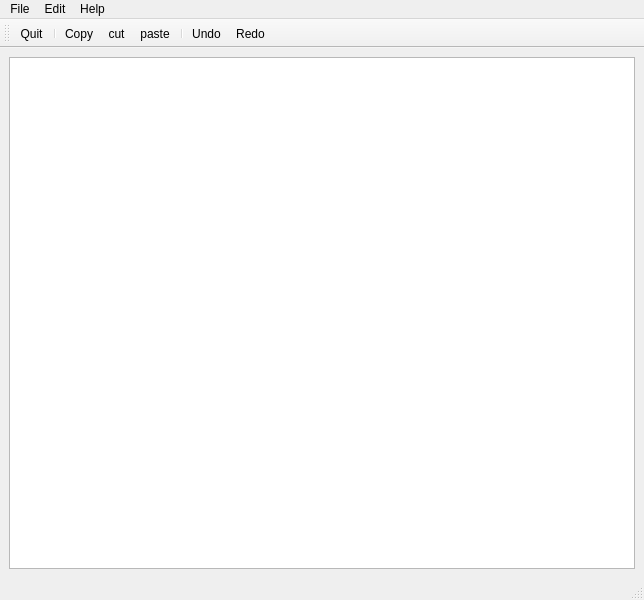
<?xml version="1.0" encoding="UTF-8"?>
<ui version="4.0">
 <class>MainWindow</class>
 <widget class="QMainWindow" name="MainWindow">
  <property name="geometry">
   <rect>
    <x>0</x>
    <y>0</y>
    <width>644</width>
    <height>600</height>
   </rect>
  </property>
  <property name="windowTitle">
   <string>MainWindow</string>
  </property>
  <widget class="QWidget" name="centralwidget">
   <layout class="QVBoxLayout" name="verticalLayout">
    <item>
     <widget class="QTextEdit" name="inpu_textEdit"/>
    </item>
   </layout>
  </widget>
  <widget class="QMenuBar" name="menubar">
   <property name="geometry">
    <rect>
     <x>0</x>
     <y>0</y>
     <width>644</width>
     <height>33</height>
    </rect>
   </property>
   <widget class="QMenu" name="menuFile">
    <property name="title">
     <string>File</string>
    </property>
    <addaction name="actionCopy"/>
    <addaction name="actionQuit"/>
   </widget>
   <widget class="QMenu" name="menuEdit">
    <property name="title">
     <string>Edit</string>
    </property>
    <addaction name="actionCopy"/>
    <addaction name="actioncut"/>
    <addaction name="actionpaste"/>
    <addaction name="separator"/>
    <addaction name="actionUndo"/>
    <addaction name="actionRedo"/>
   </widget>
   <widget class="QMenu" name="menuHelp">
    <property name="title">
     <string>Help</string>
    </property>
    <addaction name="actionAbout"/>
    <addaction name="actionAbout_Qt"/>
   </widget>
   <addaction name="menuFile"/>
   <addaction name="menuEdit"/>
   <addaction name="menuHelp"/>
  </widget>
  <widget class="QStatusBar" name="statusbar"/>
  <widget class="QToolBar" name="toolBar">
   <property name="windowTitle">
    <string>toolBar</string>
   </property>
   <attribute name="toolBarArea">
    <enum>TopToolBarArea</enum>
   </attribute>
   <attribute name="toolBarBreak">
    <bool>false</bool>
   </attribute>
   <addaction name="actionQuit"/>
   <addaction name="separator"/>
   <addaction name="actionCopy"/>
   <addaction name="actioncut"/>
   <addaction name="actionpaste"/>
   <addaction name="separator"/>
   <addaction name="actionUndo"/>
   <addaction name="actionRedo"/>
  </widget>
  <action name="actionQuit">
   <property name="icon">
    <iconset resource="resource.qrc">
     <normaloff>:/Images/remove.png</normaloff>:/Images/remove.png</iconset>
   </property>
   <property name="text">
    <string>Quit</string>
   </property>
  </action>
  <action name="actionCopy">
   <property name="icon">
    <iconset resource="resource.qrc">
     <normaloff>:/Images/copy.png</normaloff>:/Images/copy.png</iconset>
   </property>
   <property name="text">
    <string>Copy</string>
   </property>
  </action>
  <action name="actioncut">
   <property name="icon">
    <iconset resource="resource.qrc">
     <normaloff>:/Images/cut.png</normaloff>:/Images/cut.png</iconset>
   </property>
   <property name="text">
    <string>cut</string>
   </property>
  </action>
  <action name="actionpaste">
   <property name="icon">
    <iconset resource="resource.qrc">
     <normaloff>:/Images/paste.png</normaloff>:/Images/paste.png</iconset>
   </property>
   <property name="text">
    <string>paste</string>
   </property>
  </action>
  <action name="actionUndo">
   <property name="icon">
    <iconset resource="resource.qrc">
     <normaloff>:/Images/undo-circular-arrow.png</normaloff>:/Images/undo-circular-arrow.png</iconset>
   </property>
   <property name="text">
    <string>Undo</string>
   </property>
  </action>
  <action name="actionRedo">
   <property name="icon">
    <iconset resource="resource.qrc">
     <normaloff>:/Images/redo-arrow-symbol.png</normaloff>:/Images/redo-arrow-symbol.png</iconset>
   </property>
   <property name="text">
    <string>Redo</string>
   </property>
  </action>
  <action name="actionAbout">
   <property name="icon">
    <iconset resource="resource.qrc">
     <normaloff>:/Images/information-button.png</normaloff>:/Images/information-button.png</iconset>
   </property>
   <property name="text">
    <string>About</string>
   </property>
  </action>
  <action name="actionAbout_Qt">
   <property name="icon">
    <iconset resource="resource.qrc">
     <normaloff>:/Images/about.png</normaloff>:/Images/about.png</iconset>
   </property>
   <property name="text">
    <string>About Qt</string>
   </property>
  </action>
 </widget>
 <resources>
  <include location="resource.qrc"/>
 </resources>
 <connections/>
</ui>
